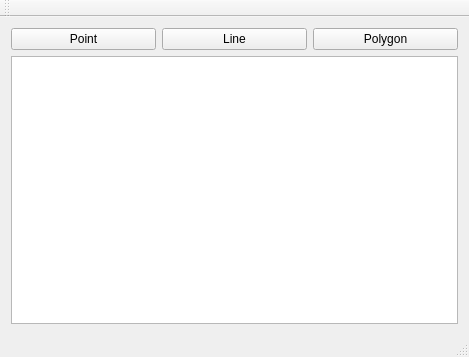
<?xml version="1.0" encoding="UTF-8"?>
<ui version="4.0">
 <class>MainWindow</class>
 <widget class="QMainWindow" name="MainWindow">
  <property name="geometry">
   <rect>
    <x>0</x>
    <y>0</y>
    <width>469</width>
    <height>357</height>
   </rect>
  </property>
  <property name="windowTitle">
   <string>MainWindow</string>
  </property>
  <widget class="QWidget" name="centralWidget">
   <layout class="QGridLayout" name="gridLayout">
    <item row="0" column="0">
     <layout class="QHBoxLayout" name="horizontalLayout">
      <item>
       <widget class="QPushButton" name="pointBtn">
        <property name="text">
         <string>Point</string>
        </property>
       </widget>
      </item>
      <item>
       <widget class="QPushButton" name="lineBtn">
        <property name="text">
         <string>Line</string>
        </property>
       </widget>
      </item>
      <item>
       <widget class="QPushButton" name="polygonBtn">
        <property name="text">
         <string>Polygon</string>
        </property>
       </widget>
      </item>
     </layout>
    </item>
    <item row="1" column="0">
     <widget class="QGraphicsView" name="graphicsView"/>
    </item>
   </layout>
  </widget>
  <widget class="QMenuBar" name="menuBar">
   <property name="geometry">
    <rect>
     <x>0</x>
     <y>0</y>
     <width>469</width>
     <height>23</height>
    </rect>
   </property>
  </widget>
  <widget class="QToolBar" name="mainToolBar">
   <attribute name="toolBarArea">
    <enum>TopToolBarArea</enum>
   </attribute>
   <attribute name="toolBarBreak">
    <bool>false</bool>
   </attribute>
  </widget>
  <widget class="QStatusBar" name="statusBar"/>
 </widget>
 <layoutdefault spacing="6" margin="11"/>
 <resources/>
 <connections/>
</ui>
